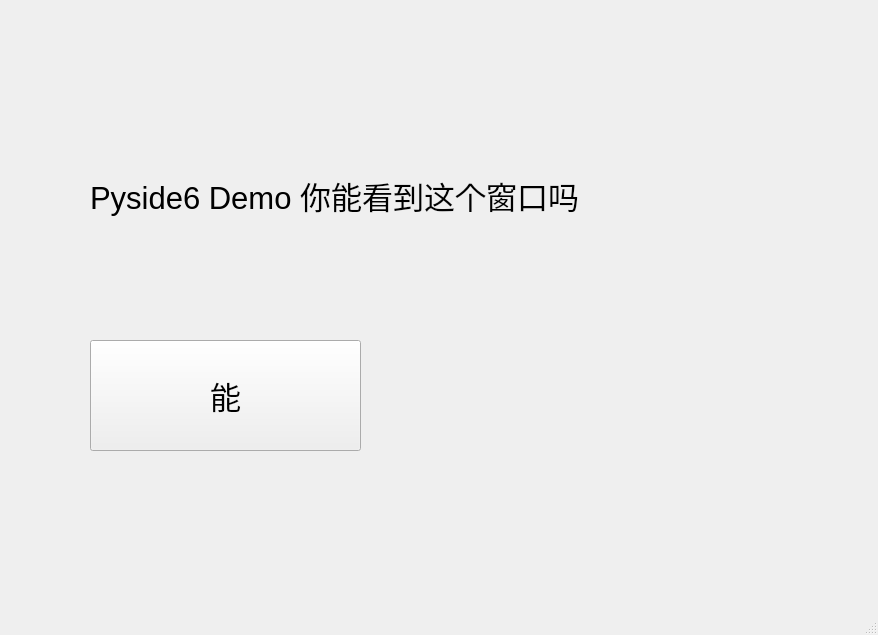
<?xml version="1.0" encoding="UTF-8"?>
<ui version="4.0">
 <class>MainWindow</class>
 <widget class="QMainWindow" name="MainWindow">
  <property name="geometry">
   <rect>
    <x>0</x>
    <y>0</y>
    <width>878</width>
    <height>635</height>
   </rect>
  </property>
  <property name="windowTitle">
   <string>MainWindow</string>
  </property>
  <widget class="QWidget" name="centralwidget">
   <widget class="QLabel" name="label">
    <property name="geometry">
     <rect>
      <x>90</x>
      <y>130</y>
      <width>651</width>
      <height>131</height>
     </rect>
    </property>
    <property name="font">
     <font>
      <pointsize>23</pointsize>
     </font>
    </property>
    <property name="text">
     <string>Pyside6 Demo 你能看到这个窗口吗</string>
    </property>
   </widget>
   <widget class="QPushButton" name="pushButton">
    <property name="geometry">
     <rect>
      <x>90</x>
      <y>340</y>
      <width>271</width>
      <height>111</height>
     </rect>
    </property>
    <property name="font">
     <font>
      <pointsize>23</pointsize>
     </font>
    </property>
    <property name="text">
     <string>能</string>
    </property>
   </widget>
  </widget>
  <widget class="QMenuBar" name="menubar">
   <property name="geometry">
    <rect>
     <x>0</x>
     <y>0</y>
     <width>878</width>
     <height>33</height>
    </rect>
   </property>
  </widget>
  <widget class="QStatusBar" name="statusbar"/>
 </widget>
 <resources/>
 <connections/>
</ui>
